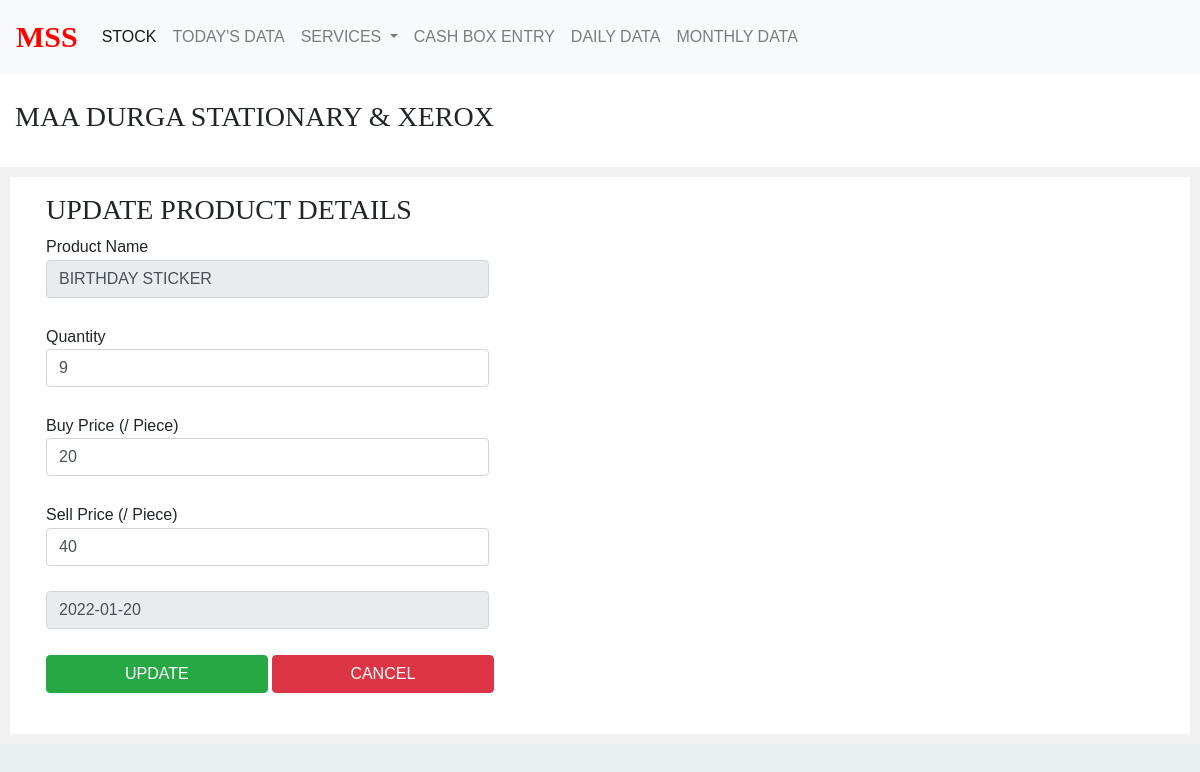
Screenshot of /Admin/editProduct.php?Pname=BIRTHDAY STICKER with the database file from the repository.
### tables this page shows
CREATE TABLE `addproduct` (
  `ProductName` varchar(30) NOT NULL,
  `Quantity` int(4) NOT NULL,
  `BuyPrice` int(5) NOT NULL,
  `SellPrice` int(5) NOT NULL,
  `CreatedOn` date NOT NULL,
  `UpdatedOn` date NOT NULL
);

### Admin/editProduct.php (the view, shortened to what this page needs)
<!DOCTYPE html>
<html lang="en">
<head>
    <?php include("../Include/cdn.php"); ?>
</head>
<body>
        <?php include("../Include/navbar.php"); ?>
        <?php include("../Include/Title.php"); ?>
    <form action="?" method="GET">
        <div class="container">
                <?php
                    echo"<h3 class='font'>UPDATE PRODUCT DETAILS </h3>";
                    include("../Include/database.php");
                    $sql="select * from addproduct where ProductName='".$_GET['Pname']."'";
                    if ($res = mysqli_query($con, $sql))
                    while ($row = mysqli_fetch_assoc($res)) {
                        echo "Product Name<br>";
                        echo"<input  readonly name='Pname' style='width:40%;' class='form-control' value='".$row['ProductName']."'> </input><br>";
                        echo "Quantity<br>";
                        echo"<input text='number' required name='quantity' style='width:40%;' class='form-control' value='".$row['Quantity']."'> </input><br>";
                        echo "Buy Price (/ Piece)<br>";
                        echo"<input text='number' required name='buyprice' style='width:40%;' class='form-control' value='".$row['BuyPrice']."'> </input><br>";
                        echo "Sell Price (/ Piece)<br>";
                        echo"<input  text='number' required name='sellprice' style='width:40%;' class='form-control' value='".$row['SellPrice']."'></input><br>";
                        echo"<input readonly name='created' style='width:40%;' class='form-control' value='".$row['CreatedOn']."'></input><br>";
                    }
                ?>
                <button name="save" style="width:20%;" class="btn btn-success">UPDATE</button>
                <button name="cancel" style="width:20%;" class="btn btn-danger">CANCEL</button><br><br>
        </div>
    </form>
</body>
</html>

### Include/style.css (style rules this page uses)
* { padding:0; margin:0; }
html { background-color: #eaf0f2; }
body { font:16px/1.6 Arial, sans-serif; }

### rows the page displays
addproduct: Pname "BIRTHDAY STICKER", quantity "9", buyprice "20", sellprice "40", created "2022-01-20"
